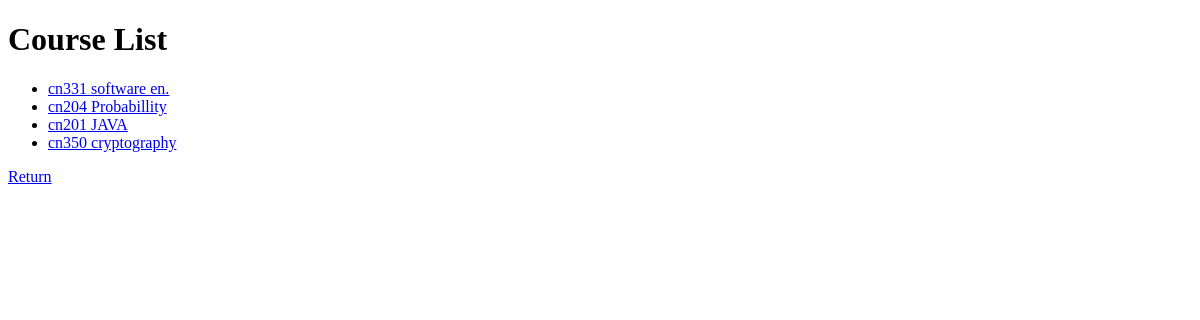
/Course/, run on an earlier commit of the app's database.
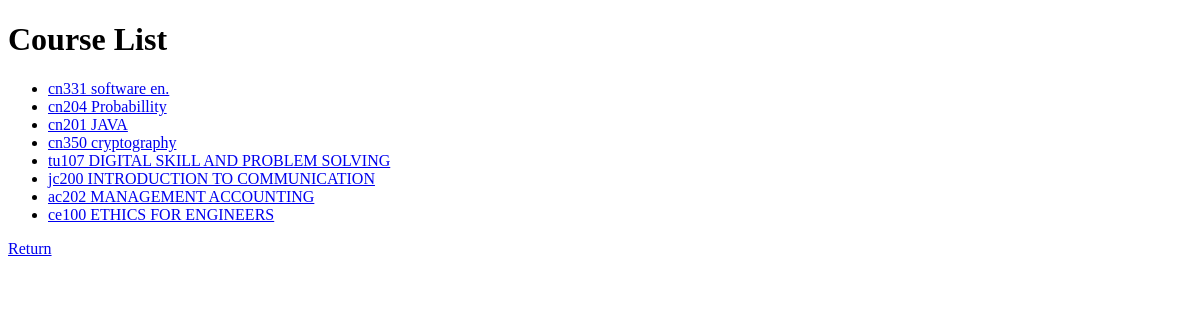
And on a later commit of the database.
### Register/models.py (models this page shows)
class Course(models.Model):
    course_code = models.CharField(max_length=5 , primary_key= True)
    course_name = models.CharField(max_length=64)
    semester = models.PositiveIntegerField()
    academic_year = models.PositiveIntegerField()
    limit_seat = models.PositiveIntegerField()
    siting = models.PositiveIntegerField()
    status = models.BooleanField()
    student = models.ManyToManyField(User, blank=True,related_name="enroll")
    def __str__(self):
        return f"{self.course_code} {self.course_name}  "

### Register/views.py (the view)
# urls.py: path('',views.index,name='index'),
def index(request):
    return render(request,"registers/index.html",{
        "Course": Course.objects.all(),
    })

### Register/templates/registers/index.html (shortened to what this page needs)
{%extends "registers/layout.html" %}
{% block body %}
    <h1>Course List</h1>
    <ul>
    {% for x in Course  %}
        <li><a href="{% url 'Register:ShowCourse' x.course_code %}">{{ x }} </a></li>
    {% endfor %}
    </ul>
    <a href="{% url 'Users:studentinfo' %}">Return</a>
{% endblock body %}

### Register/templates/registers/layout.html (shortened to what this page needs)
<!DOCTYPE html>
<html>
    <head>
    </head>
    <body>
        {% block body %}
        {% endblock body %}
    </body>
</html>

What changed in the data, as far as the page shows it:
added Course: course_code+course_name "tu107 DIGITAL SKILL AND PROBLEM SOLVING"
added Course: course_code+course_name "jc200 INTRODUCTION TO COMMUNICATION"
added Course: course_code+course_name "ac202 MANAGEMENT ACCOUNTING"
added Course: course_code+course_name "ce100 ETHICS FOR ENGINEERS"
